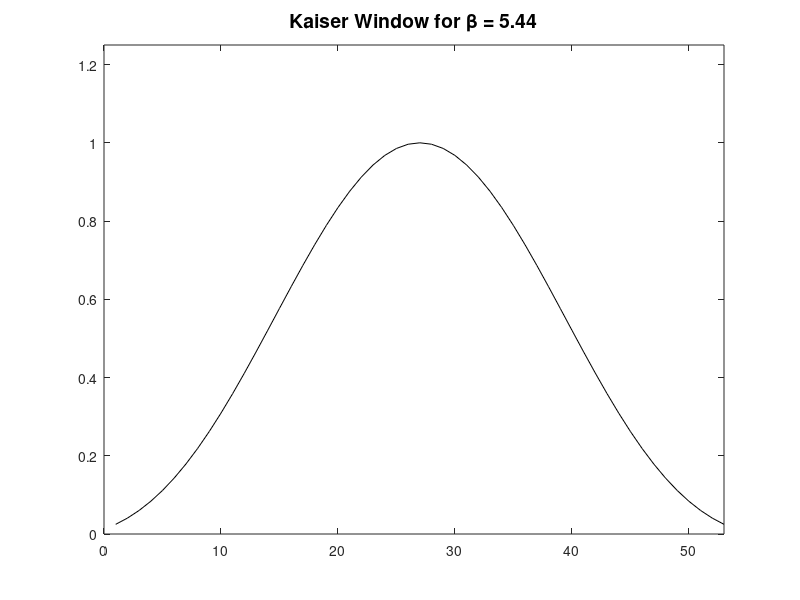
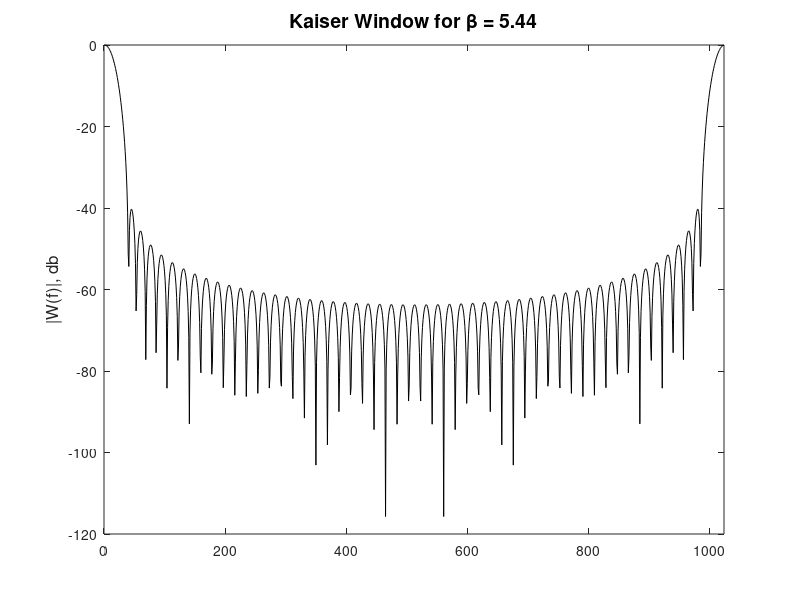

The MATLAB script that drew these images, in order:
clc;
clear;

N = 53;

BETA = 5.44;

k = 1 : 1 : 20;
I_0_BETA = zeros(1,N);
count = 1;
for n = -(N-1)/2 : 1 : (N - 1)/2
    I_0_BETA(count) = 1 + sum (((((BETA .* sqrt(  1 - (2*n ./ (N-1)).^2 )) /2).^k) ./ factorial(k)).^2);
    count = count + 1;
end

I_BETA = 1 + sum((((BETA/2).^k)./factorial(k)).^2);

wn_kaiser = I_0_BETA / I_BETA;

wn_kaiser_f = 20 * log10( abs( fft(wn_kaiser,1024) / max(fft(wn_kaiser,1024)) ));

plot(wn_kaiser,'k');
axis([0 N 0 1.25]);
title('Kaiser Window for \beta = 5.44','FONTSIZE',14);
 
figure;

plot(wn_kaiser_f,'k');
xlim([0 1024]);
title('Kaiser Window for \beta = 5.44','FONTSIZE',14);
ylabel('|W(f)|, db','FONTSIZE',12);
